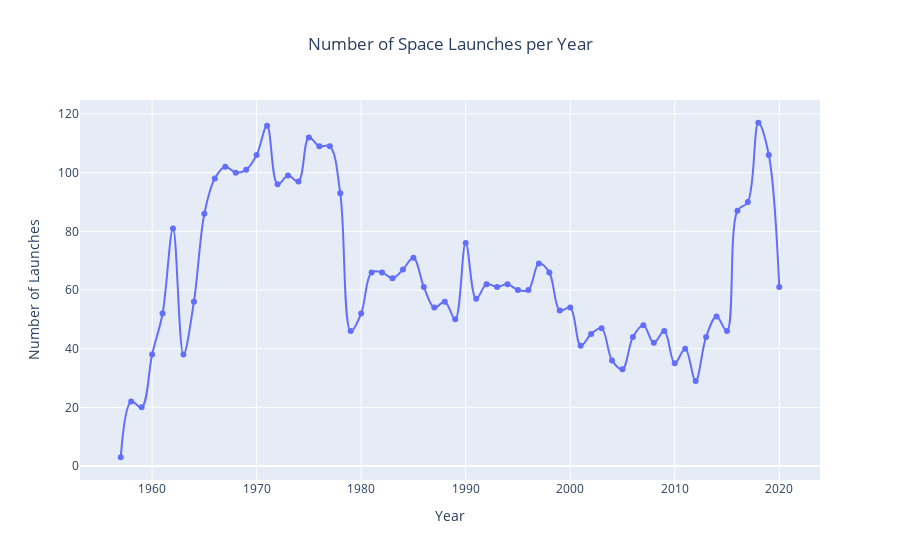

Here is the notebook cell this chart was saved with:
### Code cell
import plotly.express as px

fig = px.line(
    launches_per_year,
    x='Year',
    y='Launch_Count',
    markers=True,
    title='Number of Space Launches per Year',
    line_shape='spline'
)

fig.update_layout(
    xaxis_title='Year',
    yaxis_title='Number of Launches',
    title_x=0.5
)

fig.show()

### Figure 1 — Plotly figure (JSON) as saved in the notebook; plotly's stock layout.template omitted (floating-point values rounded to 4 significant figures)
{"data": [{"hovertemplate": "Year=%{x}<br>Launch_Count=%{y}<extra></extra>", "legendgroup": "", "line": {"color": "#636efa", "dash": "solid", "shape": "spline"}, "marker": {"symbol": "circle"}, "mode": "lines+markers", "name": "", "orientation": "v", "showlegend": false, "type": "scatter", "x": [1957.0, 1958.0, 1959.0, 1960.0, 1961.0, 1962.0, 1963.0, 1964.0, 1965.0, 1966.0, 1967.0, 1968.0, 1969.0, 1970.0, 1971.0, 1972.0, 1973.0, 1974.0, 1975.0, 1976.0, 1977.0, 1978.0, 1979.0, 1980.0, 1981.0, 1982.0, 1983.0, 1984.0, 1985.0, 1986.0, 1987.0, 1988.0, 1989.0, 1990.0, 1991.0, 1992.0, 1993.0, 1994.0, 1995.0, 1996.0, 1997.0, 1998.0, 1999.0, 2000.0, 2001.0, 2002.0, 2003.0, 2004.0, 2005.0, 2006.0, 2007.0, 2008.0, 2009.0, 2010.0, 2011.0, 2012.0, 2013.0, 2014.0, 2015.0, 2016.0, 2017.0, 2018.0, 2019.0, 2020.0], "xaxis": "x", "y": [3, 22, 20, 38, 52, 81, 38, 56, 86, 98, 102, 100, 101, 106, 116, 96, 99, 97, 112, 109, 109, 93, 46, 52, 66, 66, 64, 67, 71, 61, 54, 56, 50, 76, 57, 62, 61, 62, 60, 60, 69, 66, 53, 54, 41, 45, 47, 36, 33, 44, 48, 42, 46, 35, 40, 29, 44, 51, 46, 87, 90, 117, 106, 61], "yaxis": "y"}], "layout": {"legend": {"tracegroupgap": 0}, "title": {"text": "Number of Space Launches per Year", "x": 0.5}, "xaxis": {"anchor": "y", "domain": [0, 1], "title": {"text": "Year"}}, "yaxis": {"anchor": "x", "domain": [0, 1], "title": {"text": "Number of Launches"}}}}
